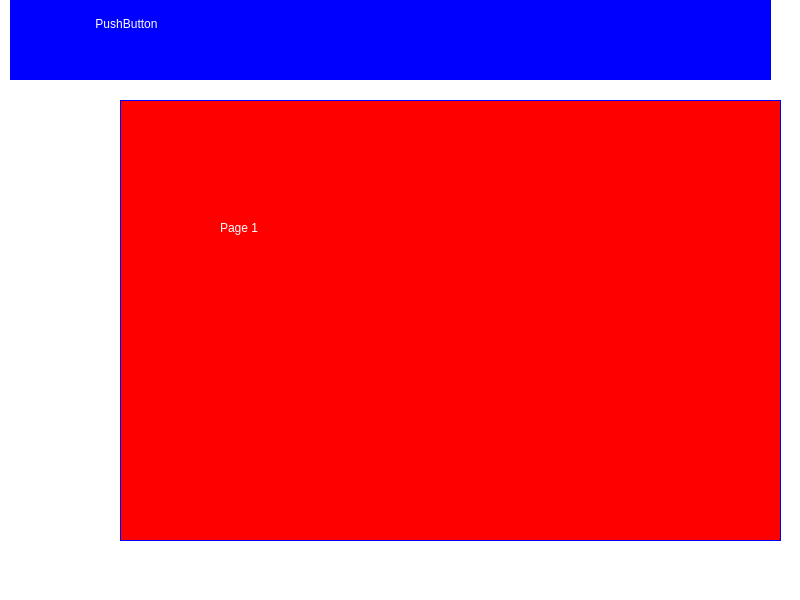
<?xml version="1.0" encoding="UTF-8"?>
<ui version="4.0">
 <class>MainWindow</class>
 <widget class="QMainWindow" name="MainWindow">
  <property name="geometry">
   <rect>
    <x>0</x>
    <y>0</y>
    <width>800</width>
    <height>600</height>
   </rect>
  </property>
  <property name="windowTitle">
   <string>MainWindow</string>
  </property>
  <property name="styleSheet">
   <string notr="true">*{
	background: transparent;
	color: #fff;
	background-color: transparent;
	padding: 0;
	margin: 0;
	border: none;
}
#content {
	border: 1px solid blue;
	background-color: red;
}
#header
{
	background-color: blue;
	border: 1px solid blue;
}</string>
  </property>
  <widget class="QWidget" name="centralwidget">
   <widget class="QWidget" name="content" native="true">
    <property name="geometry">
     <rect>
      <x>120</x>
      <y>100</y>
      <width>661</width>
      <height>441</height>
     </rect>
    </property>
    <property name="styleSheet">
     <string notr="true"/>
    </property>
    <widget class="QFrame" name="page1">
     <property name="geometry">
      <rect>
       <x>20</x>
       <y>30</y>
       <width>611</width>
       <height>391</height>
      </rect>
     </property>
     <property name="styleSheet">
      <string notr="true">#frame 
{
	border: 1px solid red;
}</string>
     </property>
     <property name="frameShape">
      <enum>QFrame::StyledPanel</enum>
     </property>
     <property name="frameShadow">
      <enum>QFrame::Raised</enum>
     </property>
     <widget class="QLabel" name="label">
      <property name="geometry">
       <rect>
        <x>80</x>
        <y>90</y>
        <width>55</width>
        <height>16</height>
       </rect>
      </property>
      <property name="text">
       <string>Page 1</string>
      </property>
     </widget>
    </widget>
   </widget>
   <widget class="QWidget" name="header" native="true">
    <property name="geometry">
     <rect>
      <x>10</x>
      <y>0</y>
      <width>761</width>
      <height>80</height>
     </rect>
    </property>
    <widget class="QFrame" name="frame">
     <property name="geometry">
      <rect>
       <x>30</x>
       <y>0</y>
       <width>171</width>
       <height>80</height>
      </rect>
     </property>
     <property name="frameShape">
      <enum>QFrame::StyledPanel</enum>
     </property>
     <property name="frameShadow">
      <enum>QFrame::Raised</enum>
     </property>
     <widget class="QPushButton" name="pushButton">
      <property name="geometry">
       <rect>
        <x>40</x>
        <y>10</y>
        <width>93</width>
        <height>28</height>
       </rect>
      </property>
      <property name="text">
       <string>PushButton</string>
      </property>
     </widget>
    </widget>
    <widget class="QFrame" name="frame_3">
     <property name="geometry">
      <rect>
       <x>590</x>
       <y>0</y>
       <width>171</width>
       <height>80</height>
      </rect>
     </property>
     <property name="frameShape">
      <enum>QFrame::StyledPanel</enum>
     </property>
     <property name="frameShadow">
      <enum>QFrame::Raised</enum>
     </property>
    </widget>
   </widget>
  </widget>
  <widget class="QMenuBar" name="menubar">
   <property name="geometry">
    <rect>
     <x>0</x>
     <y>0</y>
     <width>800</width>
     <height>26</height>
    </rect>
   </property>
  </widget>
  <widget class="QStatusBar" name="statusbar"/>
 </widget>
 <resources/>
 <connections/>
</ui>
